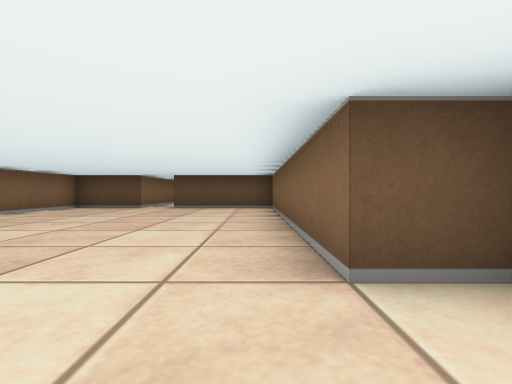
[1] (above)

14 first-person views from a walk through a cub3D maze. The camera is about half as high as the walls, looks level and sees 85° across. The floor is counted in squares. Each view is taken from the middle of a square. On the plan, view 1 faces up. The plan holds only what a view shows up to about 9 squares ahead; the rest is blank.

[2]
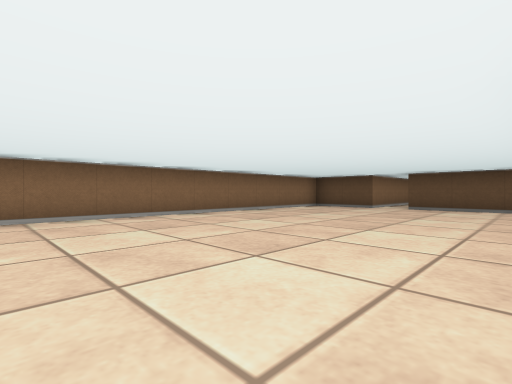

[3]
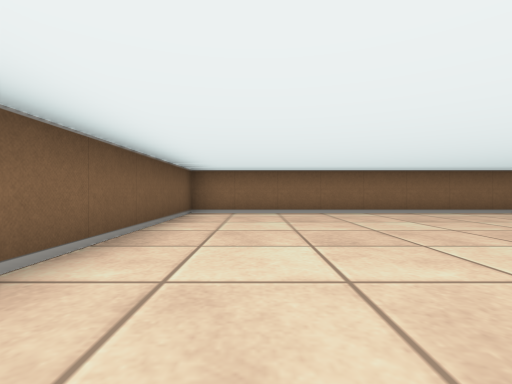

[4]
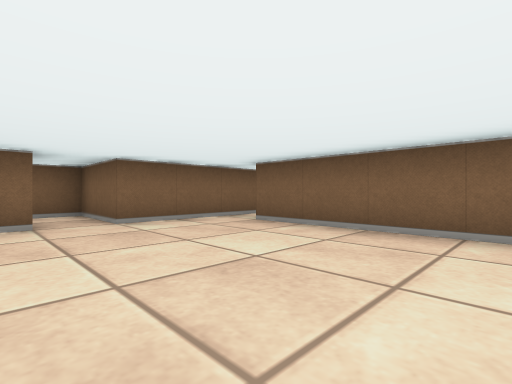

[5]
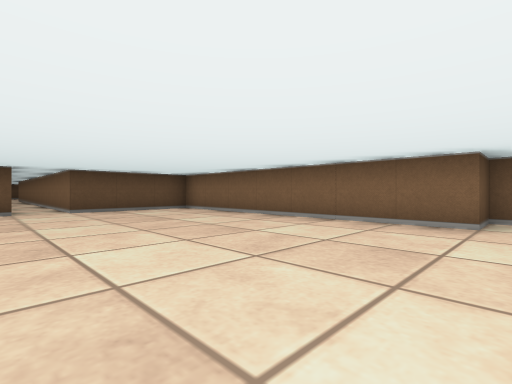

[6]
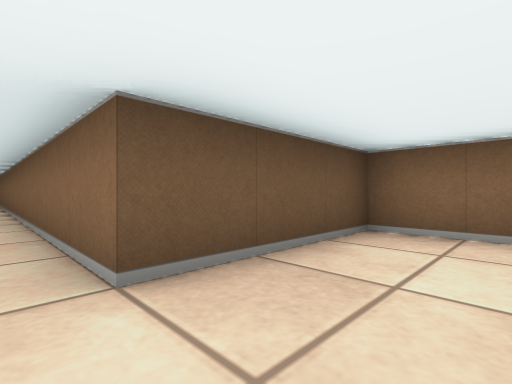

[7]
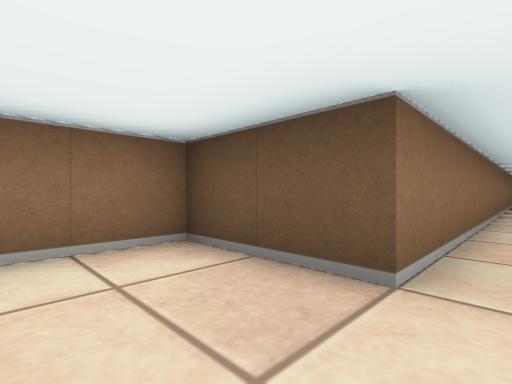

[8]
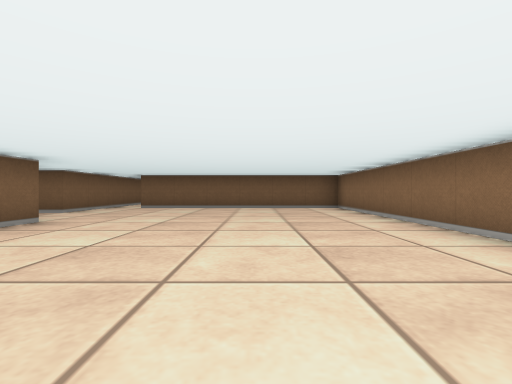

[9]
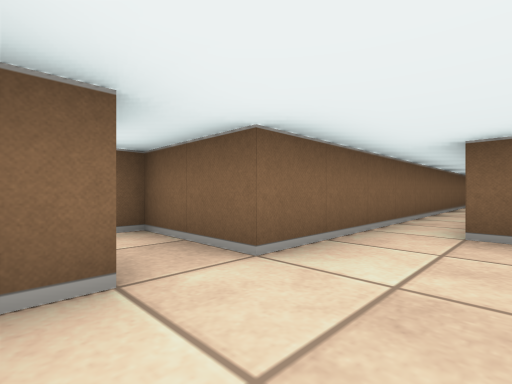

[10]
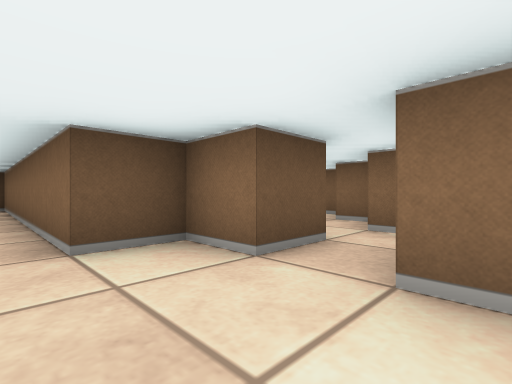

[11]
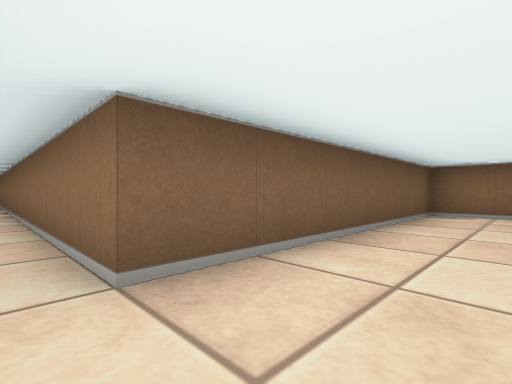

[12]
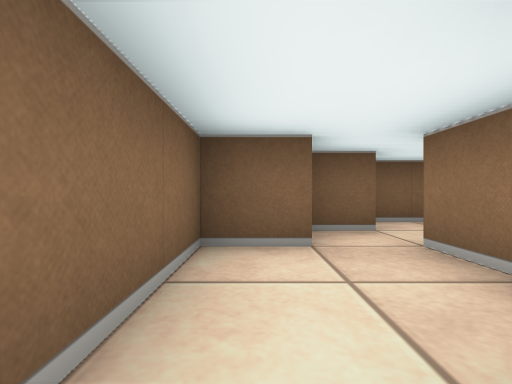

[13]
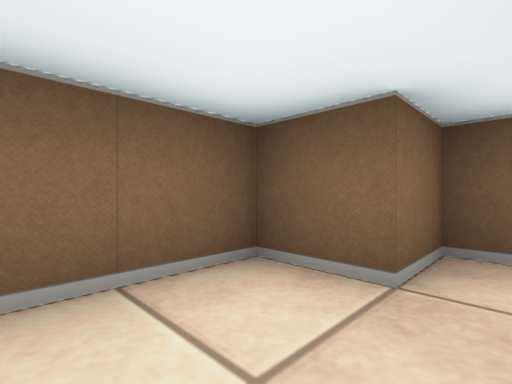

[14]
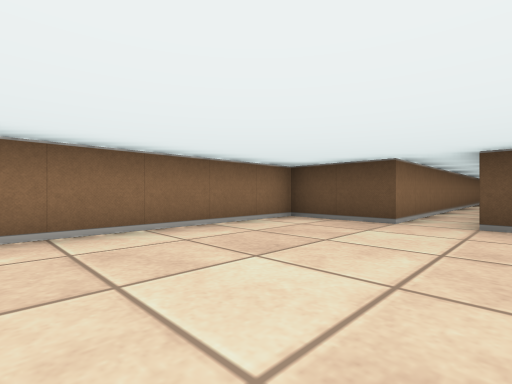

### Floor plan
Points are (right, up) in squares from view 1. A wall is a line through its corners. A room is listed if a view was taken in it or the views show most of it. See-through windows are left out.
Room 1 (views 1, 2, 3, 4, 5, 6, 7, 8, 9, 10, 11, 14)
walls: (2.5, 0.5) (1.5, 0.5) (1.5, 1.5) (0.5, 1.5) (0.5, 8.5) (-2.5, 8.5) (-2.5, 18.4); (1.5, -2.5) (1.5, -0.5) (3.5, -0.5) (3.5, 0.5); (-3.5, 18.1) (-3.5, 8.5) (-5.5, 8.5) (-5.5, -2.5) (0.5, -2.5)
ways out: opening at (3, 0) to room 2; opening at (1, -2)
Room 2 (views 12, 13)
walls: (3.5, 2.4) (3.5, 1.5); (3.5, 0.5) (4.5, 0.5) (4.5, 1.5) (5.5, 1.5) (5.5, 3.5)
ways out: opening at (3, 0) to room 1

Positions as (right, up) in squares from view 1, and headings:
1: (0, 0), facing up
2: (0, 0), facing up-left
3: (1, -1), facing left
4: (-3, 1), facing down-right
5: (-4, 1), facing up-right
6: (-3, 7), facing up-right
7: (-3, 7), facing up-left
8: (-3, 6), facing down
9: (0, 1), facing down-right
10: (0, -1), facing up-right
11: (1, -1), facing down-left
12: (5, 4), facing down
13: (4, 3), facing down-right
14: (-2, 4), facing up-left
